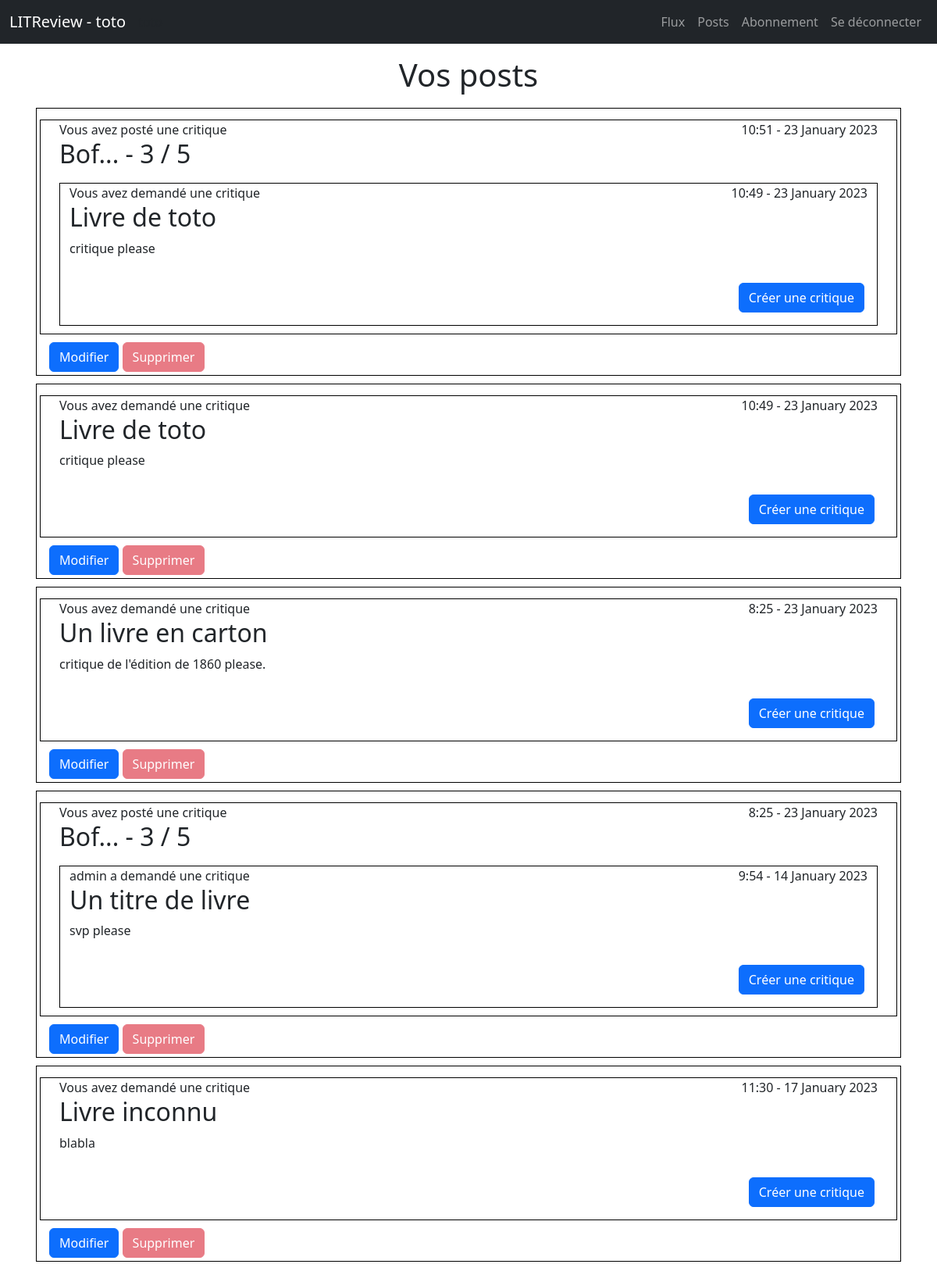
/posts (signed in), run on the app's committed database.
### bookreview/models.py (models this page shows, shortened)
class User(AbstractUser):
    pass

class Review(models.Model):
    ticket = models.ForeignKey(to=Ticket, on_delete=models.CASCADE)
    rating = models.PositiveSmallIntegerField(validators=[
                                                  MinValueValidator(0),
                                                  MaxValueValidator(5),
                                              ])
    user = models.ForeignKey(to=settings.AUTH_USER_MODEL, on_delete=models.CASCADE)
    headline = models.CharField(max_length=128)
    body = models.TextField(max_length=8192, blank=True)
    time_created = models.DateTimeField(auto_now_add=True)

class Ticket(models.Model):
    title = models.CharField(max_length=128)
    description = models.TextField(max_length=2048, blank=True)
    user = models.ForeignKey(to=settings.AUTH_USER_MODEL,
                             on_delete=models.CASCADE)
    image = models.ImageField(blank=True)
    time_created = models.DateTimeField(auto_now_add=True)

### bookreview/views.py (the view)
# urls.py: path('posts', bookreview.views.PostsView.as_view(), name='posts'),
class PostsView(LoginRequiredMixin, TemplateView):
    template_name = "bookreview/posts.html"
    def get_context_data(self, **kwargs):
        kwargs = super().get_context_data(**kwargs)
        tickets = Ticket.objects.filter(user=self.request.user)
        tickets = tickets.annotate(content_type=Value("TICKET", CharField()))
        reviews = Review.objects.filter(user=self.request.user)
        reviews = reviews.annotate(content_type=Value("REVIEW", CharField()))
        posts = sorted(
            chain(reviews, tickets),
            key=lambda post: post.time_created,
            reverse=True
        )
        kwargs["posts"] = posts
        return kwargs

### bookreview/templates/bookreview/posts.html
{% extends 'base.html' %}
{% block content %}
<div class="p-3 container">
    <div class="row text-center">
        <h1>Vos posts</h1>
    </div>
    {% for post in posts %}
    <div class="row flux-post p-1">
        {% if post.content_type == 'TICKET' %}
            {% include 'bookreview/ticket_post_flux.html' with ticket=post %}
            <div class="float-end">
                <a class="btn btn-primary" href="{% url 'ticket_update' post.id %}">Modifier</a>
                <a class="btn btn-danger disabled" href="">Supprimer</a>
            </div>
        {% elif post.content_type == 'REVIEW' %}
            {% include 'bookreview/review_post_flux.html' with review=post %}
            <div class="float-end">
                <a class="btn btn-primary" href="{% url 'review_update' post.id %}">Modifier</a>
                <a class="btn btn-danger disabled" href="">Supprimer</a>
            </div>
        {% endif %}
    </div>
    {% endfor %}
</div>
{% endblock %}

### bookreview/templates/bookreview/nav.html (shortened to what this page needs)
<nav class="navbar navbar-expand-sm bg-dark" data-bs-theme="dark">
    <div class="container-fluid">
        <a class="navbar-brand" href="{% url 'flux' %}">
            LITReview
            {% if request.user.is_authenticated %}
            - {{ request.user.username }}
        {% endif %}
        </a>
        {% if request.user.is_authenticated %}
            <span>{{ request.user.username }}</span>
        {% endif %}
        <div class="collapse navbar-collapse" id="navbarNavAltMarkup">
            <div class="navbar-nav ms-auto">
                {% if request.user.is_authenticated %}
                  <a class="nav-link" href="{% url 'flux' %}">Flux</a>
                  <a class="nav-link" href="{% url 'posts' %}">Posts</a>
                  <a class="nav-link" href="{% url 'follow' %}">Abonnement</a>
                  <a class="nav-link" href="{% url 'logout' %}">Se déconnecter</a>
                {% endif %}
            </div>
        </div>
    </div>
</nav>

### bookreview/templates/bookreview/review_post_flux.html
<div class="row flux-post">
    <div class="d-flex justify-content-between">
        <span class="pull-left">
            {% if request.user == review.user %}
            Vous avez
            {% else %}
            {{ review.user }} a
            {% endif %}
            posté une critique
        </span>
        <span class="float-right">{{ review.time_created|date:'G:i - j F Y' }}</span>
    </div>
    <div>
        <h2>{{ review.headline }} - {{ review.rating }} / 5</h2>
    </div>
    <div>
        {% include 'bookreview/ticket_post_flux.html' with ticket=review.ticket %}
    </div>
</div>

### bookreview/templates/bookreview/ticket_post_flux.html
<div class="row flux-post">
    <div class="d-flex justify-content-between">
        <span>
            {% if request.user == ticket.user %}
            Vous avez
            {% else %}
            {{ ticket.user }} a
            {% endif %}
            demandé une critique
        </span>
        <span class="float-right">{{ ticket.time_created|date:'G:i - j F Y' }}</span>
    </div>
    <div>
        <h2>{{ ticket.title }}</h2>
        <p>{{ ticket.description }}</p>
    </div>
    <div class="p-3 d-flex justify-content-end">
        <a class="btn btn-primary float-right" href="{% url 'review_ticket' ticket.id %}">Créer une critique</a>
    </div>
</div>

### bookreview/static/bookreview/style.css (style rules this page uses)
.flux-post { border: 1px solid black; margin: 10px 0; }

### data on the page
User: user.username "toto"
Review: shows "Vous avez", time_created "10:51 - 23 January 2023", headline "Bof...", rating "3"
Ticket: time_created "10:49 - 23 January 2023", title "Livre de toto", description "critique please", shows "Vous avez"
Ticket: shows "Vous avez", time_created "8:25 - 23 January 2023", title "Un livre en carton", description "critique de l'édition de 1860 please."
Review: shows "Vous avez", time_created "8:25 - 23 January 2023", headline "Bof...", rating "3"
Ticket: user "admin", time_created "9:54 - 14 January 2023", title "Un titre de livre", description "svp please"
Ticket: shows "Vous avez", time_created "11:30 - 17 January 2023", title "Livre inconnu", description "blabla"
